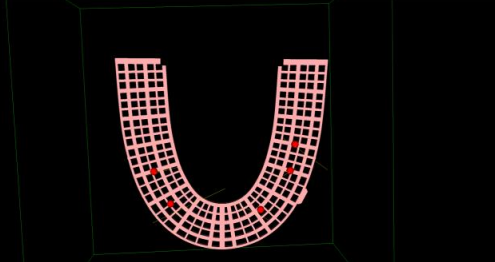
#> input picture templates/test2.png, 495 x 262 px
$ jupyter execute --allow-errors image_skimage.ipynb
#> lines starting #> are read from the running program, lines starting #| are printed output that depends on the picture; after the words box and inside, x2 and y2 are one past the last pixel; in counts of white or black regions, pixels touching at a corner belong together; long printed decimals are rounded
[cell 1]
from skimage.measure import find_contours
from skimage.io import imread
import matplotlib.pyplot as plt
from skimage.color import rgb2gray

orig_img = imread('templates/test2.png')[:,:,:3]
gray_img = rgb2gray(orig_img)
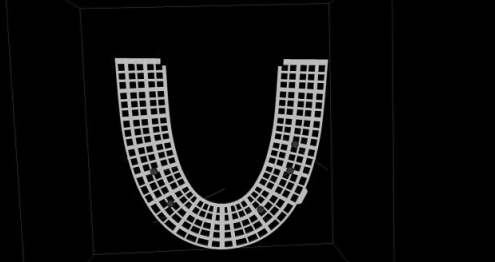
#> gray_img: shape (262, 495) float64; min 0, max 0.799, mean 0.0669
plt.imshow(gray_img,interpolation='nearest', cmap=plt.cm.gray)
# plt.imshow(orig_img,interpolation='nearest')

[cell 2]
contours = find_contours(gray_img, 0.6)
#> contours = 220 point arrays, longest 1143 points

fig, ax = plt.subplots()
ax.imshow(gray_img, interpolation='nearest', cmap=plt.cm.gray)

for n, contour in enumerate(contours):
    ax.plot(contours[n][:, 1], contours[n][:, 0], linewidth=2)

plt.show()
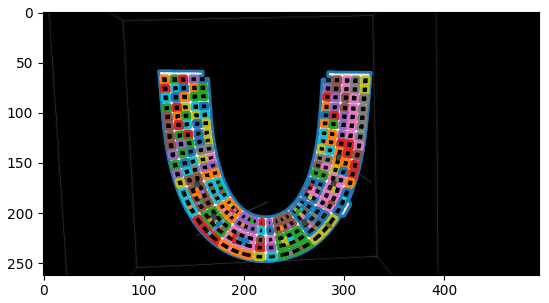
#> figure drawn by matplotlib, 1 panel

[cell 3]
from skimage.draw import polygon, polygon_perimeter
import numpy as np

bounding_boxes = []

for contour in contours:
    Xmin = np.min(contour[:,0])
    Xmax = np.max(contour[:,0])
    Ymin = np.min(contour[:,1])
    Ymax = np.max(contour[:,1])

    bounding_boxes.append([Xmin, Xmax, Ymin, Ymax])
#> this loop made 220 passes
#> (Xmin, Xmax, Ymin, Ymax) on passes 1 to 3: (57.94, 248.3, 114.9, 327), (63.02, 70.75, 116.6, 124.7), (63.05, 70.74, 127.2, 134.8)
#> after the loop, bounding_boxes = 220 items, first 6: [57.94, 248.3, 114.9, 327], [63.02, 70.75, 116.6, 124.7], [63.05, 70.74, 127.2, 134.8], [63.04, 70.57, 135.4, 143.5], [63.12, 70.27, 146.2, 153.9], [63.91, 70.87, 288.6, 296.6]


with_boxes  = np.copy(gray_img)

for box in bounding_boxes:
    # box = bounding_boxes[0]
        #[Xmin, Xmax, Ymin, Ymax]
    r = [box[0],box[1],box[1],box[0], box[0]]
    c = [box[3],box[3],box[2],box[2], box[3]]
    rr, cc = polygon_perimeter(r, c, with_boxes.shape)
    # print(r)
    # print(c)
    with_boxes[rr, cc] = 1 #set color white
#> this loop made 220 passes
#> (box, r, c) on passes 1 to 3: ([57.94, 248.3, 114.9, 327], [57.94, 248.3, 248.3, 57.94, 57.94], [327, 327, 114.9, 114.9, 327]), ([63.02, 70.75, 116.6, 124.7], [63.02, 70.75, 70.75, 63.02, 63.02], [124.7, 124.7, 116.6, 116.6, 124.7]), ([63.05, 70.74, 127.2, 134.8], [63.05, 70.74, 70.74, 63.05, 63.05], [134.8, 134.8, 127.2, 127.2, 134.8])
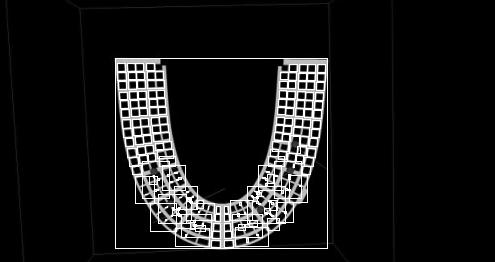
#> with_boxes: shape (262, 495) float64; 5.04% of pixels changed, all inside (x1, y1, x2, y2) = (115, 58, 328, 249)

plt.imshow(with_boxes, interpolation='nearest', cmap=plt.cm.gray)
plt.show()

[cell 4]
box = bounding_boxes[0]
#> box = [57.94, 248.3, 114.9, 327]
print(box)
#| [57.943, 248.345, 114.871, 327.033]
imgRect = gray_img[int(box[0]):int(box[1]), int(box[2]):int(box[3])]
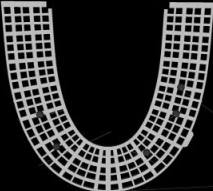
#> imgRect: shape (191, 213) float64; min 0, max 0.799, mean 0.206
plt.imshow(imgRect, interpolation='nearest', cmap=plt.cm.gray)

$ run again, with templates/test3.png copied over templates/test2.png
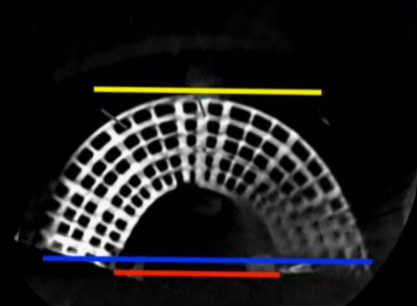
#> input picture templates/test3.png, 417 x 306 px
#> contours = 54 point arrays, longest 1571 points
#> the loop `for n, contour in enumerate(contours):` made 54 passes
#> the loop `for contour in contours:` made 54 passes
#> (Xmin, Xmax, Ymin, Ymax) on passes 1 to 8: (86.58, 94.15, 93.78, 320.6), (98.74, 119.4, 116.1, 167.3), (98.19, 180.3, 173.9, 193.4), (98.01, 130.4, 196.6, 216.4), (100.9, 142.4, 219.5, 298.7), (108.3, 255.8, 46.76, 176.2), (115.9, 116.1, 224.8, 225.5), (122.9, 155.5, 237.4, 289.2)
#> after the loop `for contour in contours:`: bounding_boxes = 54 items, first 6: [86.58, 94.15, 93.78, 320.6], [98.74, 119.4, 116.1, 167.3], [98.19, 180.3, 173.9, 193.4], [98.01, 130.4, 196.6, 216.4], [100.9, 142.4, 219.5, 298.7], [108.3, 255.8, 46.76, 176.2]
#> the loop `for box in bounding_boxes:` made 54 passes
#> (box, r, c) on passes 1 to 4: ([86.58, 94.15, 93.78, 320.6], [86.58, 94.15, 94.15, 86.58, 86.58], [320.6, 320.6, 93.78, 93.78, 320.6]), ([98.74, 119.4, 116.1, 167.3], [98.74, 119.4, 119.4, 98.74, 98.74], [167.3, 167.3, 116.1, 116.1, 167.3]), ([98.19, 180.3, 173.9, 193.4], [98.19, 180.3, 180.3, 98.19, 98.19], [193.4, 193.4, 173.9, 173.9, 193.4]), ([98.01, 130.4, 196.6, 216.4], [98.01, 130.4, 130.4, 98.01, 98.01], [216.4, 216.4, 196.6, 196.6, 216.4])
#> after the loop `for box in bounding_boxes:`:
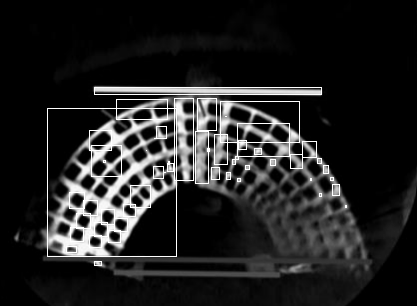
#> with_boxes: shape (306, 417) float64; min 0, max 1, mean 0.136
#> `box = bounding_boxes[0]`: box = [86.58, 94.15, 93.78, 320.6]
#| [86.580, 94.153, 93.779, 320.601]
#> `[cell 4] box = bounding_boxes[0] print(box) imgRect = gray_img[int(box..`:
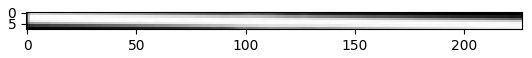
#> figure drawn by matplotlib, 1 panel
